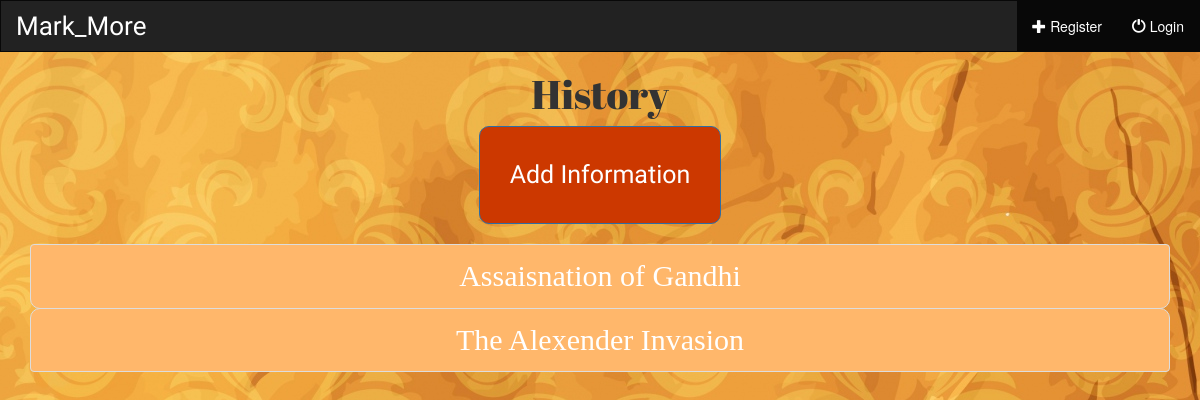
The page /account/5/ on the database as committed earlier.
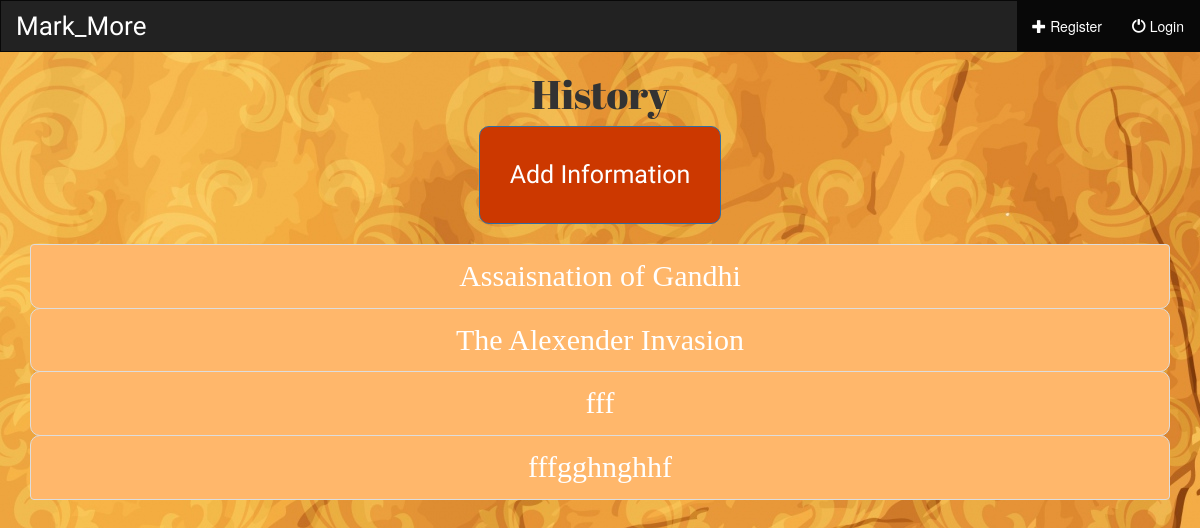
The same page on the database as committed later.
### accounts/models.py (models this page shows, shortened)
class Info(models.Model):
    category = models.ForeignKey(Category , on_delete=models.CASCADE)
    title =  models.CharField(max_length=150)
    description = models.CharField(max_length=1000)
    link = models.URLField()

### accounts/views.py (the view)
# urls.py: url(r'^(?P<category_id>[0-9]+)/$', views.information, name='information'),
def information(request, category_id):
    try:
        category  = Category.objects.get(pk= category_id)
    except Category.DoesNotExist:
        raise Http404('The Album does not exsit')
    return render(request,'accounts/information.html', {'category': category})

### templates/accounts/information.html
{%  extends 'base.html' %}
{% block head %}
{% load static%}
<link rel="stylesheet" type="text/css" href="{% static 'accounts/home_style.css' %}" />
    <link rel="stylesheet" type="text/css" href="{% static 'accounts/style.css' %}" />
        <link rel="stylesheet" type="text/css" href="{% static 'accounts/button.css' %}" />
{% endblock %}
{% block body %}
    <h1 class="text-center">{{ category.category_name }}</h1>
    <div class=" text-center">
    <a href="/account/{{ category.id }}/information/add" ><button class="btn btn-primary specificbutton">Add Information</button></a>
    </div>
    <br>
    <div class="list-group ">
     <div class="container list1">
         {% for element in category.info_set.all %}
        <a href = "/account/{{ category.id }}/{{ element.id }}" class="list-group-item">{{ element.title }}</a>
    {% endfor %}
     </div>
    </div>
{% endblock %}

Rows that differ between the two databases and show on the page:
added Info: title "fff"
added Info: title "fffgghnghhf"
